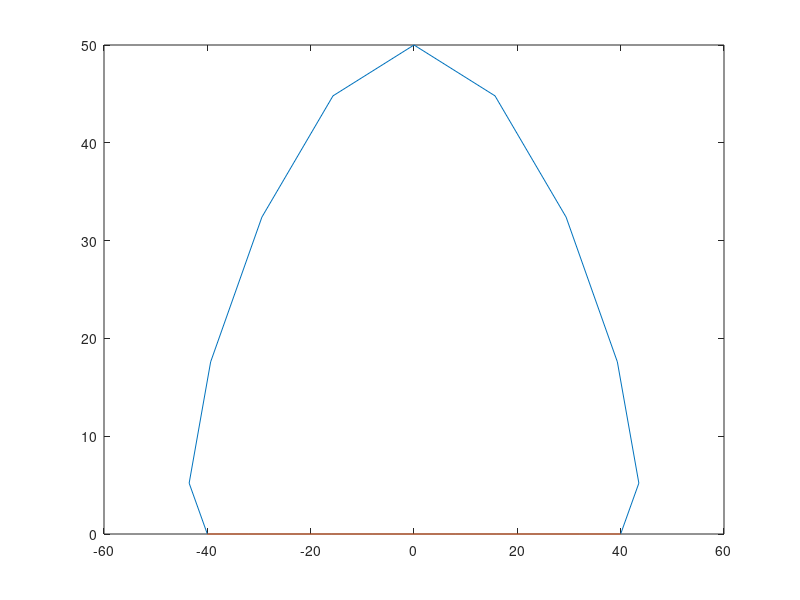

This figure's MATLAB source: (Note: this script raises an error after producing the figure.)
%% 
L=2*80;    %前进距离
H=50;       %腿抬高高度
nn=20;      %采样数（4的倍数）
%% 
T=1;
t=0:T/nn:T/2;
s=t/T;

%抄的轨迹函数
xs=L*(-16*power(s,3)+12*power(s,2)-s-1/4);
xs=-xs;     %backward
zs=zeros(1,nn/2+1);
for n=1:nn/2+1
    if(t(n)<0.25*T)
        zs(n)=H*(-128*power(s(n),3)+48*power(s(n),2));
    else
        zs(n)=H*(-128*power((0.5*T-t(n)/T),3)+48*power((0.5*T-t(n)/T),2));
    end
end
xp=L*(-s+1/4);
xp=-xp;     %backward
zp=zeros(1,nn/2+1);

plot(xs,zs);
hold on;
plot(xp,zp);

%% 生成步态轨迹的世界坐标

baseBias={[xxx1;-yyy1;zzz1],   [0;yyy2;zzz1],   [-xxx1;-yyy1;zzz1],...
           [xxx1;yyy1;zzz1],    [0;-yyy2;zzz1],  [-xxx1;yyy1;zzz1]};

trace_worldCo=cell(1,6);
for i=1:6
    trace_worldCo{i}=zeros(3,nn);
    if i==1||i==2||i==3           %同步态的三条腿/同时着地的三条腿

        for j=(nn/4+1):nn/2       %从s的中间开始，半个s步态
            trace_worldCo{i}(:,j-nn/4)=baseBias{i}+[xs(j);0;zs(j)];% (Δx; 0; Δz)
        end
        for j=1:nn/2              %半个s后接一个p步态
            trace_worldCo{i}(:,nn/4+j)=baseBias{i}+[xp(j);0;zp(j)];
        end
        for j=1:nn/4              %再接剩下半个s  后半s--p--前半s
            trace_worldCo{i}(:,j+(3*nn/4))=baseBias{i}+[xs(j);0;zs(j)];
        end

    else    %i==4||i==5||i==6      另外三条s和p步态反过来

        for j=(nn/4+1):nn/2   
            trace_worldCo{i}(:,j-nn/4)=baseBias{i}+[xp(j);0;zp(j)];%xp和xs顺序交换
        end
        for j=1:nn/2   
            trace_worldCo{i}(:,nn/4+j)=baseBias{i}+[xs(j);0;zs(j)];
        end
        for j=1:nn/4              %后半p--s--前半p
            trace_worldCo{i}(:,j+(3*nn/4))=baseBias{i}+[xp(j);0;zp(j)];
        end
    end
end

%% 获取步态轨迹的关节坐标系坐标
trace_jointCo=cell(1,6);
for i=1:6
    for j=1:nn
        [trace_jointCo{i}(:,j)]=worldCo2jointCo(i,trace_worldCo{i}(:,j));
    end
end

%% 逆运动学 获取步态轨迹的对应关节角
trace_jointAng=cell(1,6);
for i=1:6
    trace_jointAng{i}=zeros(3,nn);
    for j=1:nn
        [trace_jointAng{i}(:,j)]=jointCo2jointAng(trace_jointCo{i}(:,j));
    end
end



